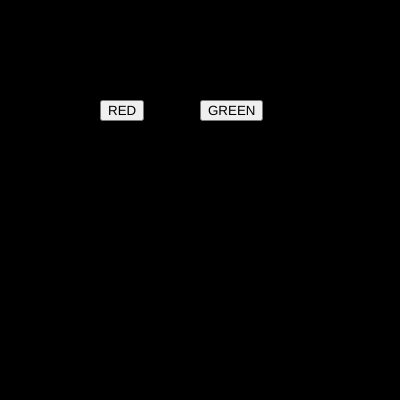
Frame 1 (no input)
Frame 60 (no input): identical to frame 1, image omitted
Frame 120 (the mouse pressed at the canvas centre since frame 60): identical to frame 1, image omitted

The p5.js sketch that drew this single still picture (run headless with seeded random() and noise() and a simulated clock; from frame 60 on, the mouse is pressed at the canvas centre):

// p5.js sketch
// ── sketch.js
var btn_red;
var btn_green;

var r = 0;
var g = 0;
var b = 0;

function setup() {
  createCanvas(400, 400);  
  btn_red = createButton("RED");
  btn_red.position(100,100);
  btn_red.mousePressed(red_bg);

  btn_green = createButton("GREEN");
  btn_green.position(200,100);
  btn_green.mousePressed(green_bg);
}

function draw() {
  background(r,g,b);
}

function red_bg() 
{
  r = 255;
  g = 0;
  b = 0;
}

function green_bg()
 {
  r = 0;
  g = 255;
  b = 0;
}
